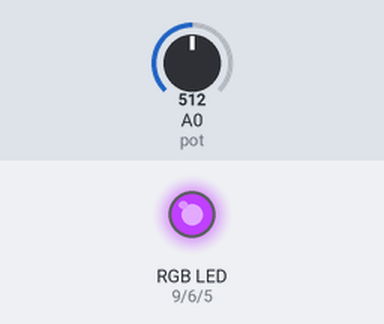
A sketch run on a simulated Arduino Uno, built with avr-gcc and run on an emulated ATmega328P. On the bench: an RGB LED mixed from three pins (HIGH = lit). The test bench sets the inputs (shaded band); at power-on: A0 (pot) = 512.

Above: at 1.2 s.
1.3 s: A0 (pot) set to 524
At 2.1 s:
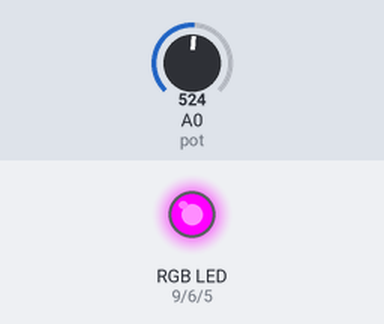
2.8 s: A0 (pot) set to 246
At 3.2 s:
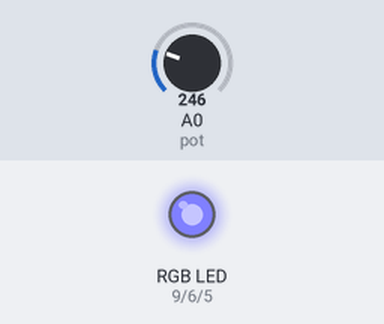
4.3 s: A0 (pot) set to 136
5.8 s: A0 (pot) set to 121
At 6.7 s:
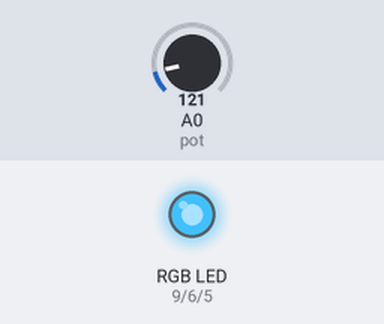
7.3 s: A0 (pot) set to 138
At 7.8 s:
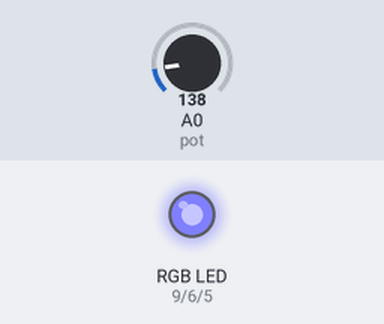
8.8 s: A0 (pot) set to 122
At 10.2 s:
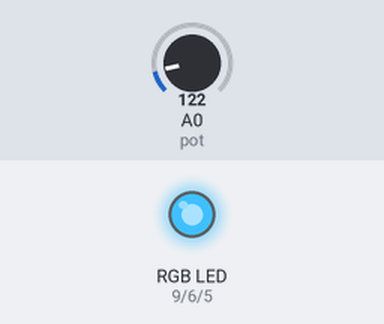
Timing chart, 0 to 11.3 s (numbered marks = the images above; inputs shaded):
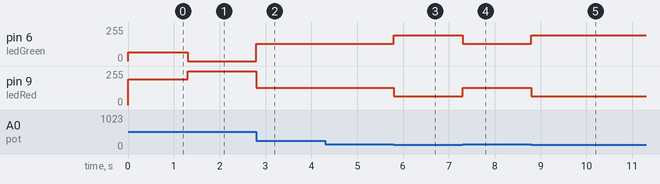

Measured:
- the behaviour switches between 512 and 513 on A0 (pot) (found by bisection; images 0 and 1)
- the behaviour switches between 129 and 128 on A0 (pot) (found by bisection; images 2 and 3)
- after the input at 1.3 s, pin 6 (ledGreen): 64/255 → 0/255 at once; pin 9 (ledRed): 192/255 → 255/255 at once
- after the input at 2.8 s, pin 6 (ledGreen): 0/255 → 128/255 at once; pin 9 (ledRed): 255/255 → 128/255 at once
- after the input at 4.3 s, every drawn part: stays the same
- after the input at 5.8 s, pin 6 (ledGreen): 128/255 → 192/255 at once; pin 9 (ledRed): 128/255 → 64/255 at once
- after the input at 7.3 s, pin 6 (ledGreen): 192/255 → 128/255 at once; pin 9 (ledRed): 64/255 → 128/255 at once
- after the input at 8.8 s, pin 6 (ledGreen): 128/255 → 192/255 at once; pin 9 (ledRed): 128/255 → 64/255 at once

The sketch:

7_1_troque_a_cor_das_luzes.ino
```cpp
//Projeto 7.1 - Troque a cor das luzes

int ledRed = 9;      //pino LED Vermelho
int ledGreen = 6;    //pino LED Verde
int ledBlue = 5;     //pino LED Azul
int pot = A0;

int valorPot;

void setup() {
  pinMode(ledRed, OUTPUT);
  pinMode(ledGreen, OUTPUT);
  pinMode(ledBlue, OUTPUT);
  apagaLed();

  analogWrite(ledRed, 0);
  analogWrite(ledGreen, 255);
  analogWrite(ledBlue, 255);
}

void loop() {
  valorPot = analogRead(pot);     //lê o valor do potenciômetro (de 0 a 1023)

  if (valorPot <= 128) { analogWrite(ledRed, 64); analogWrite(ledGreen, 192); }
  if (valorPot > 128 && valorPot <= 256)  { analogWrite(ledRed, 128); analogWrite(ledGreen, 128); }
  if (valorPot > 256 && valorPot <= 512)  { analogWrite(ledRed, 192); analogWrite(ledGreen, 64); }
  if (valorPot > 512 && valorPot <= 1023) { analogWrite(ledRed, 255); analogWrite(ledGreen, 0); }

}


//Função que apaga p LED.
void apagaLed() {
  digitalWrite(ledRed, HIGH);
  digitalWrite(ledGreen, HIGH);
  digitalWrite(ledBlue, HIGH);
}
```
